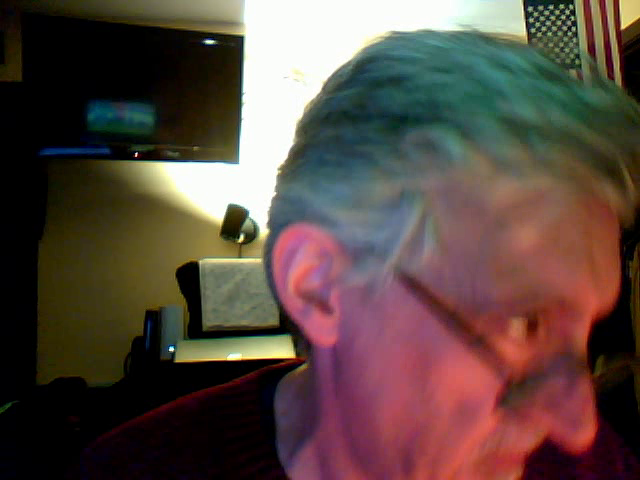
#> input picture frame 16 of Images_and_Video/output.avi, 640 x 480 px
$ python play_video.py
#> lines starting #> are read from the running program, lines starting #| are printed output that depends on the picture
import numpy as np
import cv2 as cv

cap = cv.VideoCapture('output.avi')

while cap.isOpened():
    ret, frame = cap.read()
#> frame is the input picture: shape (480, 640, 3); mean B, G, R 65.6, 72.6, 89.2

    # if frame is read correctly ret is True
    if not ret:
        print("Can't receive frame (stream end?). Exiting ...")
        break

    gray = cv.cvtColor(frame, cv.COLOR_BGR2GRAY)
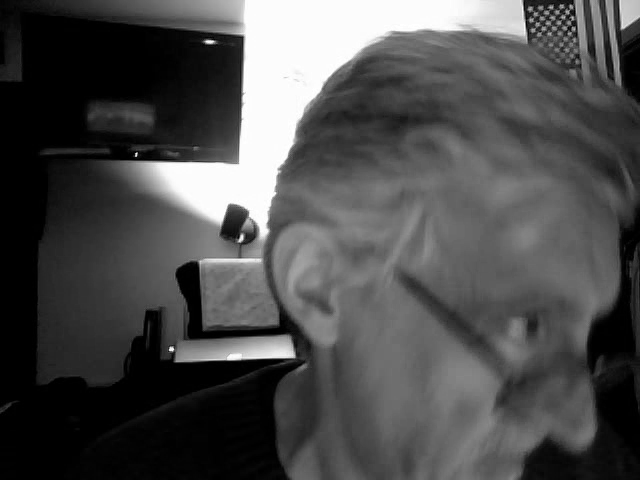
#> gray: shape (480, 640); min 0, max 255, mean 76.7
    cv.imshow('Replay Frame', gray)

    if cv.waitKey(1) == ord('q'):
#> (key q is pressed here)
        break

cap.release()
cv.destroyAllWindows()

$ run again, starting later in the video
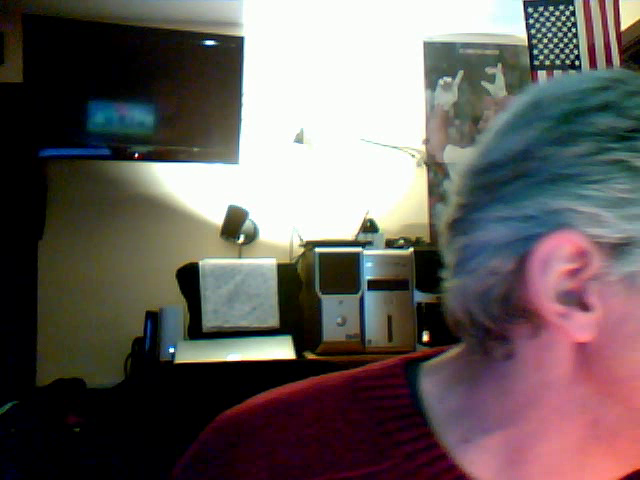
#> input picture frame 73 of Images_and_Video/output.avi, 640 x 480 px
#> frame is the input picture: shape (480, 640, 3); mean B, G, R 93, 95, 102.7
#> `gray = cv.cvtColor(frame, cv.COLOR_BGR2GRAY)`:
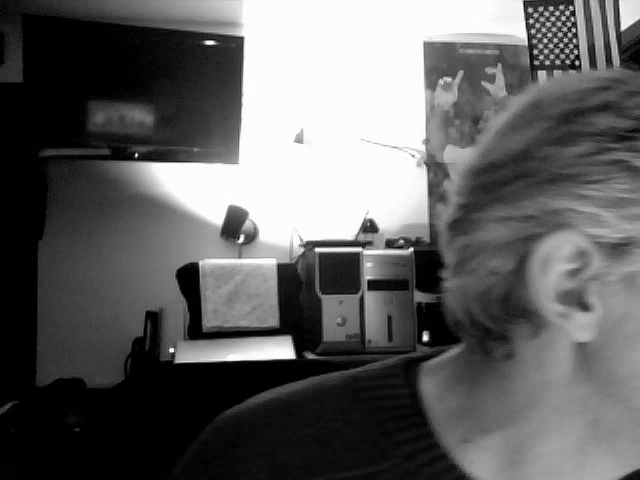
#> gray: shape (480, 640); min 0, max 255, mean 97

$ run again, starting later in the video
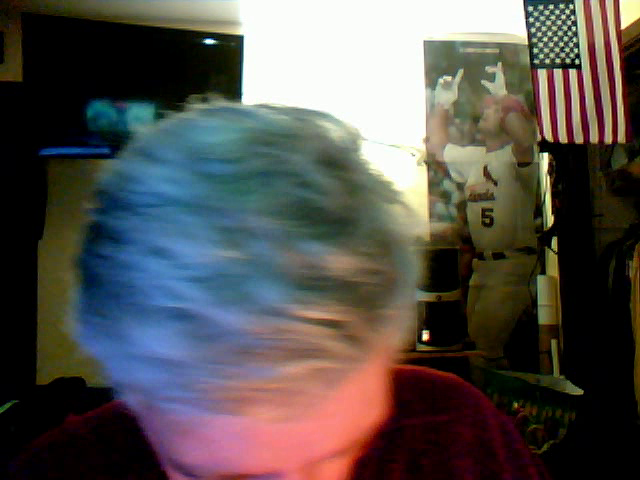
#> input picture frame 131 of Images_and_Video/output.avi, 640 x 480 px
#> frame is the input picture: shape (480, 640, 3); mean B, G, R 79.1, 82.3, 85.9
#> `gray = cv.cvtColor(frame, cv.COLOR_BGR2GRAY)`:
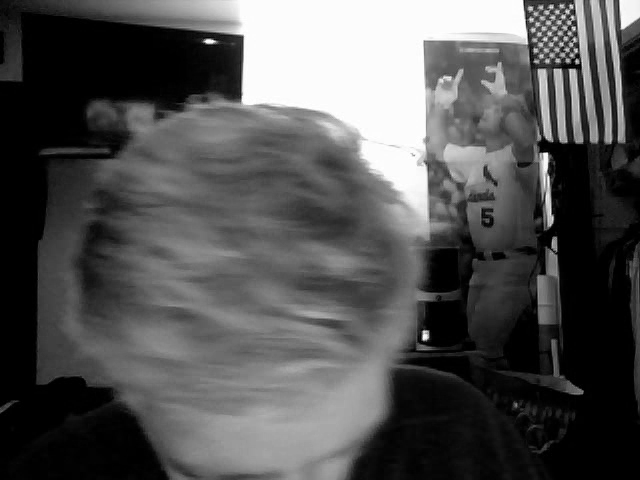
#> gray: shape (480, 640); min 0, max 255, mean 83
